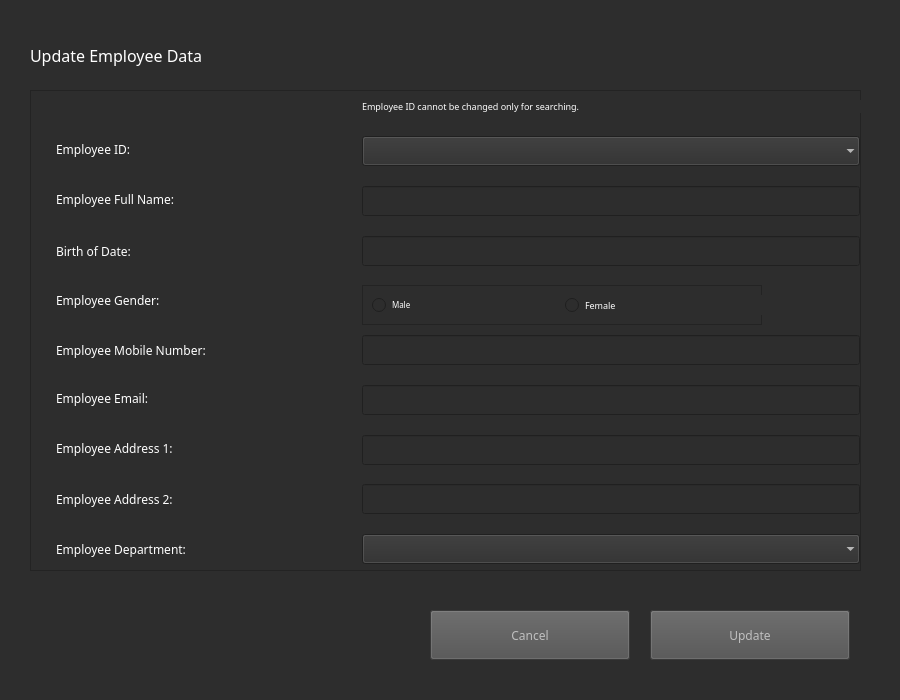
<?xml version="1.0" encoding="UTF-8"?>
<ui version="4.0">
 <class>updateemployee</class>
 <widget class="QMainWindow" name="updateemployee">
  <property name="geometry">
   <rect>
    <x>0</x>
    <y>0</y>
    <width>900</width>
    <height>700</height>
   </rect>
  </property>
  <property name="minimumSize">
   <size>
    <width>900</width>
    <height>700</height>
   </size>
  </property>
  <property name="windowTitle">
   <string>MainWindow</string>
  </property>
  <property name="styleSheet">
   <string notr="true">background-color: rgb(45, 45, 45);</string>
  </property>
  <widget class="QWidget" name="centralwidget">
   <widget class="QLabel" name="label">
    <property name="geometry">
     <rect>
      <x>30</x>
      <y>30</y>
      <width>431</width>
      <height>51</height>
     </rect>
    </property>
    <property name="font">
     <font>
      <family>Orbitron</family>
      <pointsize>12</pointsize>
     </font>
    </property>
    <property name="styleSheet">
     <string notr="true">color: #fff</string>
    </property>
    <property name="text">
     <string>Update Employee Data </string>
    </property>
   </widget>
   <widget class="QPushButton" name="updatebtn">
    <property name="geometry">
     <rect>
      <x>650</x>
      <y>610</y>
      <width>200</width>
      <height>50</height>
     </rect>
    </property>
    <property name="minimumSize">
     <size>
      <width>200</width>
      <height>50</height>
     </size>
    </property>
    <property name="maximumSize">
     <size>
      <width>200</width>
      <height>50</height>
     </size>
    </property>
    <property name="font">
     <font>
      <family>Orbitron</family>
     </font>
    </property>
    <property name="autoFillBackground">
     <bool>false</bool>
    </property>
    <property name="styleSheet">
     <string notr="true">QPushButton{
	color: rgb(191, 191, 191);
	
	background-color: rgb(80, 80, 80);
}
QPushButton:hover{
	color: rgb(255, 255, 255);
	background-color: rgb(170, 85, 255);
}</string>
    </property>
    <property name="text">
     <string>Update</string>
    </property>
   </widget>
   <widget class="QFrame" name="frame">
    <property name="geometry">
     <rect>
      <x>30</x>
      <y>90</y>
      <width>831</width>
      <height>481</height>
     </rect>
    </property>
    <property name="minimumSize">
     <size>
      <width>0</width>
      <height>300</height>
     </size>
    </property>
    <property name="maximumSize">
     <size>
      <width>16777215</width>
      <height>600</height>
     </size>
    </property>
    <property name="font">
     <font>
      <family>Orbitron</family>
     </font>
    </property>
    <property name="frameShape">
     <enum>QFrame::StyledPanel</enum>
    </property>
    <property name="frameShadow">
     <enum>QFrame::Raised</enum>
    </property>
    <layout class="QGridLayout" name="gridLayout">
     <property name="leftMargin">
      <number>25</number>
     </property>
     <property name="rightMargin">
      <number>0</number>
     </property>
     <property name="horizontalSpacing">
      <number>6</number>
     </property>
     <property name="verticalSpacing">
      <number>23</number>
     </property>
     <item row="7" column="1">
      <widget class="QLineEdit" name="empEmailtxt">
       <property name="minimumSize">
        <size>
         <width>400</width>
         <height>30</height>
        </size>
       </property>
       <property name="maximumSize">
        <size>
         <width>600</width>
         <height>16777215</height>
        </size>
       </property>
       <property name="styleSheet">
        <string notr="true">color: rgb(255, 255, 255)</string>
       </property>
      </widget>
     </item>
     <item row="9" column="0">
      <widget class="QLabel" name="empAD2lb">
       <property name="minimumSize">
        <size>
         <width>300</width>
         <height>25</height>
        </size>
       </property>
       <property name="maximumSize">
        <size>
         <width>16777215</width>
         <height>20</height>
        </size>
       </property>
       <property name="font">
        <font>
         <family>Orbitron</family>
        </font>
       </property>
       <property name="styleSheet">
        <string notr="true">color: #fff</string>
       </property>
       <property name="text">
        <string>Employee Address 2:</string>
       </property>
      </widget>
     </item>
     <item row="9" column="1">
      <widget class="QLineEdit" name="empAD2txt">
       <property name="minimumSize">
        <size>
         <width>400</width>
         <height>30</height>
        </size>
       </property>
       <property name="maximumSize">
        <size>
         <width>600</width>
         <height>16777215</height>
        </size>
       </property>
       <property name="styleSheet">
        <string notr="true">color: rgb(255, 255, 255)</string>
       </property>
      </widget>
     </item>
     <item row="8" column="0">
      <widget class="QLabel" name="empAD1lb">
       <property name="minimumSize">
        <size>
         <width>300</width>
         <height>20</height>
        </size>
       </property>
       <property name="maximumSize">
        <size>
         <width>16777215</width>
         <height>20</height>
        </size>
       </property>
       <property name="font">
        <font>
         <family>Orbitron</family>
        </font>
       </property>
       <property name="styleSheet">
        <string notr="true">color: #fff</string>
       </property>
       <property name="text">
        <string>Employee Address 1:</string>
       </property>
      </widget>
     </item>
     <item row="7" column="0">
      <widget class="QLabel" name="empEmaillb">
       <property name="minimumSize">
        <size>
         <width>300</width>
         <height>20</height>
        </size>
       </property>
       <property name="maximumSize">
        <size>
         <width>16777215</width>
         <height>20</height>
        </size>
       </property>
       <property name="font">
        <font>
         <family>Orbitron</family>
        </font>
       </property>
       <property name="styleSheet">
        <string notr="true">color: #fff</string>
       </property>
       <property name="text">
        <string>Employee Email:</string>
       </property>
      </widget>
     </item>
     <item row="3" column="1">
      <widget class="QLineEdit" name="empNametxt">
       <property name="minimumSize">
        <size>
         <width>400</width>
         <height>30</height>
        </size>
       </property>
       <property name="maximumSize">
        <size>
         <width>600</width>
         <height>30</height>
        </size>
       </property>
       <property name="styleSheet">
        <string notr="true">color: rgb(255, 255, 255)</string>
       </property>
      </widget>
     </item>
     <item row="5" column="0">
      <widget class="QLabel" name="empGenderlb">
       <property name="minimumSize">
        <size>
         <width>300</width>
         <height>25</height>
        </size>
       </property>
       <property name="maximumSize">
        <size>
         <width>16777215</width>
         <height>20</height>
        </size>
       </property>
       <property name="font">
        <font>
         <family>Orbitron</family>
        </font>
       </property>
       <property name="styleSheet">
        <string notr="true">color: #fff</string>
       </property>
       <property name="text">
        <string>Employee Gender:</string>
       </property>
      </widget>
     </item>
     <item row="4" column="0">
      <widget class="QLabel" name="empBDlb">
       <property name="minimumSize">
        <size>
         <width>300</width>
         <height>25</height>
        </size>
       </property>
       <property name="maximumSize">
        <size>
         <width>16777215</width>
         <height>20</height>
        </size>
       </property>
       <property name="font">
        <font>
         <family>Orbitron</family>
        </font>
       </property>
       <property name="styleSheet">
        <string notr="true">color: #fff</string>
       </property>
       <property name="text">
        <string>Birth of Date:</string>
       </property>
      </widget>
     </item>
     <item row="1" column="0">
      <widget class="QLabel" name="empIDlb">
       <property name="minimumSize">
        <size>
         <width>300</width>
         <height>25</height>
        </size>
       </property>
       <property name="maximumSize">
        <size>
         <width>300</width>
         <height>30</height>
        </size>
       </property>
       <property name="font">
        <font>
         <family>Orbitron</family>
        </font>
       </property>
       <property name="styleSheet">
        <string notr="true">color: #fff</string>
       </property>
       <property name="text">
        <string>Employee ID:</string>
       </property>
      </widget>
     </item>
     <item row="10" column="0">
      <widget class="QLabel" name="empDPlb">
       <property name="minimumSize">
        <size>
         <width>300</width>
         <height>25</height>
        </size>
       </property>
       <property name="maximumSize">
        <size>
         <width>16777215</width>
         <height>20</height>
        </size>
       </property>
       <property name="font">
        <font>
         <family>Orbitron</family>
        </font>
       </property>
       <property name="styleSheet">
        <string notr="true">color: #fff</string>
       </property>
       <property name="text">
        <string>Employee Department:</string>
       </property>
       <property name="alignment">
        <set>Qt::AlignLeading|Qt::AlignLeft|Qt::AlignVCenter</set>
       </property>
      </widget>
     </item>
     <item row="3" column="0">
      <widget class="QLabel" name="empNameld">
       <property name="minimumSize">
        <size>
         <width>300</width>
         <height>25</height>
        </size>
       </property>
       <property name="maximumSize">
        <size>
         <width>16777215</width>
         <height>30</height>
        </size>
       </property>
       <property name="font">
        <font>
         <family>Orbitron</family>
        </font>
       </property>
       <property name="styleSheet">
        <string notr="true">color: #fff</string>
       </property>
       <property name="text">
        <string>Employee Full Name:</string>
       </property>
      </widget>
     </item>
     <item row="4" column="1">
      <widget class="QLineEdit" name="empBDtxt">
       <property name="minimumSize">
        <size>
         <width>400</width>
         <height>30</height>
        </size>
       </property>
       <property name="maximumSize">
        <size>
         <width>600</width>
         <height>30</height>
        </size>
       </property>
       <property name="styleSheet">
        <string notr="true">color: rgb(255, 255, 255)</string>
       </property>
      </widget>
     </item>
     <item row="6" column="0">
      <widget class="QLabel" name="empNumberlb">
       <property name="minimumSize">
        <size>
         <width>300</width>
         <height>25</height>
        </size>
       </property>
       <property name="maximumSize">
        <size>
         <width>16777215</width>
         <height>20</height>
        </size>
       </property>
       <property name="font">
        <font>
         <family>Orbitron</family>
        </font>
       </property>
       <property name="styleSheet">
        <string notr="true">color: #fff</string>
       </property>
       <property name="text">
        <string>Employee Mobile Number:</string>
       </property>
      </widget>
     </item>
     <item row="8" column="1">
      <widget class="QLineEdit" name="empAD1txt">
       <property name="minimumSize">
        <size>
         <width>400</width>
         <height>30</height>
        </size>
       </property>
       <property name="maximumSize">
        <size>
         <width>600</width>
         <height>16777215</height>
        </size>
       </property>
       <property name="styleSheet">
        <string notr="true">color: rgb(255, 255, 255)</string>
       </property>
      </widget>
     </item>
     <item row="6" column="1">
      <widget class="QLineEdit" name="empNumbertxt">
       <property name="minimumSize">
        <size>
         <width>400</width>
         <height>30</height>
        </size>
       </property>
       <property name="maximumSize">
        <size>
         <width>600</width>
         <height>16777215</height>
        </size>
       </property>
       <property name="styleSheet">
        <string notr="true">color: rgb(255, 255, 255)</string>
       </property>
      </widget>
     </item>
     <item row="0" column="1">
      <widget class="QLabel" name="label_2">
       <property name="minimumSize">
        <size>
         <width>600</width>
         <height>0</height>
        </size>
       </property>
       <property name="maximumSize">
        <size>
         <width>800</width>
         <height>16777215</height>
        </size>
       </property>
       <property name="font">
        <font>
         <family>Orbitron</family>
         <pointsize>7</pointsize>
        </font>
       </property>
       <property name="styleSheet">
        <string notr="true">color: #fff</string>
       </property>
       <property name="text">
        <string>Employee ID cannot be changed only for searching.</string>
       </property>
      </widget>
     </item>
     <item row="5" column="1">
      <widget class="QFrame" name="frame_2">
       <property name="minimumSize">
        <size>
         <width>400</width>
         <height>40</height>
        </size>
       </property>
       <property name="maximumSize">
        <size>
         <width>400</width>
         <height>40</height>
        </size>
       </property>
       <property name="font">
        <font>
         <pointsize>6</pointsize>
        </font>
       </property>
       <property name="frameShape">
        <enum>QFrame::StyledPanel</enum>
       </property>
       <property name="frameShadow">
        <enum>QFrame::Raised</enum>
       </property>
       <layout class="QHBoxLayout" name="horizontalLayout">
        <item>
         <widget class="QRadioButton" name="radioButton">
          <property name="minimumSize">
           <size>
            <width>200</width>
            <height>16</height>
           </size>
          </property>
          <property name="maximumSize">
           <size>
            <width>200</width>
            <height>30</height>
           </size>
          </property>
          <property name="font">
           <font>
            <family>Orbitron</family>
            <pointsize>6</pointsize>
           </font>
          </property>
          <property name="styleSheet">
           <string notr="true">color: #fff</string>
          </property>
          <property name="text">
           <string>Male</string>
          </property>
         </widget>
        </item>
        <item>
         <widget class="QRadioButton" name="radioButton_2">
          <property name="minimumSize">
           <size>
            <width>200</width>
            <height>16</height>
           </size>
          </property>
          <property name="maximumSize">
           <size>
            <width>200</width>
            <height>30</height>
           </size>
          </property>
          <property name="font">
           <font>
            <family>Orbitron</family>
            <pointsize>7</pointsize>
           </font>
          </property>
          <property name="styleSheet">
           <string notr="true">color: #fff</string>
          </property>
          <property name="text">
           <string>Female</string>
          </property>
         </widget>
        </item>
       </layout>
      </widget>
     </item>
     <item row="10" column="1">
      <widget class="QComboBox" name="comboBox">
       <property name="minimumSize">
        <size>
         <width>400</width>
         <height>30</height>
        </size>
       </property>
       <property name="font">
        <font>
         <family>Orbitron</family>
        </font>
       </property>
       <property name="styleSheet">
        <string notr="true">color: #fff</string>
       </property>
       <property name="placeholderText">
        <string notr="true"/>
       </property>
       <property name="frame">
        <bool>false</bool>
       </property>
      </widget>
     </item>
     <item row="1" column="1">
      <widget class="QComboBox" name="comboBox_2">
       <property name="minimumSize">
        <size>
         <width>400</width>
         <height>30</height>
        </size>
       </property>
       <property name="font">
        <font>
         <family>Orbitron</family>
        </font>
       </property>
       <property name="styleSheet">
        <string notr="true">color: #fff</string>
       </property>
       <property name="placeholderText">
        <string notr="true"/>
       </property>
       <property name="frame">
        <bool>false</bool>
       </property>
      </widget>
     </item>
    </layout>
   </widget>
   <widget class="QPushButton" name="cancelbtn">
    <property name="geometry">
     <rect>
      <x>430</x>
      <y>610</y>
      <width>200</width>
      <height>50</height>
     </rect>
    </property>
    <property name="minimumSize">
     <size>
      <width>200</width>
      <height>50</height>
     </size>
    </property>
    <property name="maximumSize">
     <size>
      <width>200</width>
      <height>50</height>
     </size>
    </property>
    <property name="font">
     <font>
      <family>Orbitron</family>
     </font>
    </property>
    <property name="styleSheet">
     <string notr="true">QPushButton{
	color: rgb(191, 191, 191);
	background-color: rgb(80, 80, 80);
}
QPushButton:hover{
	color: rgb(255, 255, 255);
	background-color: rgb(170, 85, 255);
}
</string>
    </property>
    <property name="text">
     <string>Cancel</string>
    </property>
   </widget>
   <widget class="QPushButton" name="updatebtn_2">
    <property name="geometry">
     <rect>
      <x>880</x>
      <y>1020</y>
      <width>200</width>
      <height>50</height>
     </rect>
    </property>
    <property name="minimumSize">
     <size>
      <width>200</width>
      <height>50</height>
     </size>
    </property>
    <property name="maximumSize">
     <size>
      <width>200</width>
      <height>50</height>
     </size>
    </property>
    <property name="font">
     <font>
      <family>Orbitron</family>
     </font>
    </property>
    <property name="autoFillBackground">
     <bool>false</bool>
    </property>
    <property name="styleSheet">
     <string notr="true">QPushButton{
	color: rgb(191, 191, 191);
	
	background-color: rgb(80, 80, 80);
}
QPushButton:hover{
	color: rgb(255, 255, 255);
	background-color: rgb(170, 85, 255);
}</string>
    </property>
    <property name="text">
     <string>Update</string>
    </property>
   </widget>
   <widget class="QPushButton" name="cancelbtn_2">
    <property name="geometry">
     <rect>
      <x>660</x>
      <y>1020</y>
      <width>200</width>
      <height>50</height>
     </rect>
    </property>
    <property name="minimumSize">
     <size>
      <width>200</width>
      <height>50</height>
     </size>
    </property>
    <property name="maximumSize">
     <size>
      <width>200</width>
      <height>50</height>
     </size>
    </property>
    <property name="font">
     <font>
      <family>Orbitron</family>
     </font>
    </property>
    <property name="styleSheet">
     <string notr="true">QPushButton{
	color: rgb(191, 191, 191);
	background-color: rgb(80, 80, 80);
}
QPushButton:hover{
	color: rgb(255, 255, 255);
	background-color: rgb(170, 85, 255);
}
</string>
    </property>
    <property name="text">
     <string>Cancel</string>
    </property>
   </widget>
  </widget>
  <widget class="QStatusBar" name="statusbar"/>
 </widget>
 <resources/>
 <connections>
  <connection>
   <sender>cancelbtn</sender>
   <signal>clicked()</signal>
   <receiver>updateemployee</receiver>
   <slot>close()</slot>
   <hints>
    <hint type="sourcelabel">
     <x>478</x>
     <y>640</y>
    </hint>
    <hint type="destinationlabel">
     <x>366</x>
     <y>640</y>
    </hint>
   </hints>
  </connection>
 </connections>
</ui>
